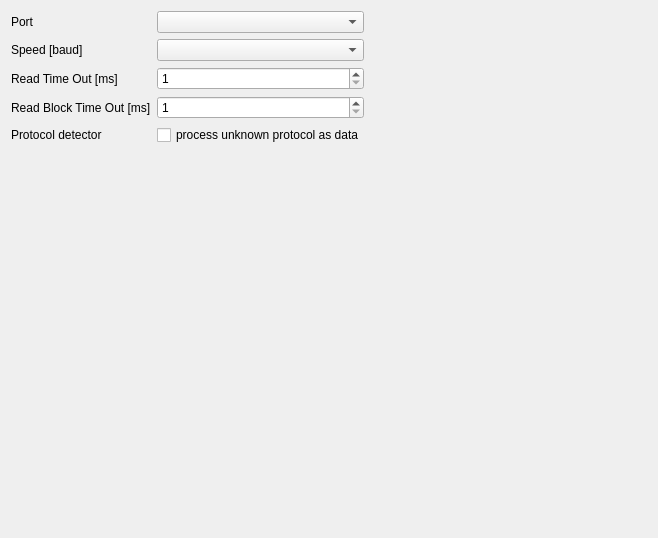
                  <widget class="QWidget" name="page_28">
                   <layout class="QGridLayout" name="gridLayout_22">
                    <item row="0" column="0">
                     <widget class="QLabel" name="label_93">
                      <property name="text">
                       <string>Port</string>
                      </property>
                     </widget>
                    </item>
                    <item row="0" column="1">
                     <widget class="QComboBox" name="cbZigBeePortName">
                      <property name="sizePolicy">
                       <sizepolicy hsizetype="Expanding" vsizetype="Fixed">
                        <horstretch>0</horstretch>
                        <verstretch>0</verstretch>
                       </sizepolicy>
                      </property>
                     </widget>
                    </item>
                    <item row="0" column="2">
                     <spacer name="horizontalSpacer_35">
                      <property name="orientation">
                       <enum>Qt::Horizontal</enum>
                      </property>
                      <property name="sizeHint" stdset="0">
                       <size>
                        <width>283</width>
                        <height>19</height>
                       </size>
                      </property>
                     </spacer>
                    </item>
                    <item row="1" column="0">
                     <widget class="QLabel" name="label_94">
                      <property name="text">
                       <string>Speed [baud]</string>
                      </property>
                     </widget>
                    </item>
                    <item row="1" column="1">
                     <widget class="QComboBox" name="cbZigBeePortSpeed">
                      <property name="sizePolicy">
                       <sizepolicy hsizetype="Expanding" vsizetype="Fixed">
                        <horstretch>0</horstretch>
                        <verstretch>0</verstretch>
                       </sizepolicy>
                      </property>
                     </widget>
                    </item>
                    <item row="2" column="0">
                     <widget class="QLabel" name="label_64">
                      <property name="text">
                       <string>Read Time Out [ms]</string>
                      </property>
                     </widget>
                    </item>
                    <item row="2" column="1">
                     <widget class="QSpinBox" name="sbZigBeeReadTO">
                      <property name="sizePolicy">
                       <sizepolicy hsizetype="Expanding" vsizetype="Fixed">
                        <horstretch>0</horstretch>
                        <verstretch>0</verstretch>
                       </sizepolicy>
                      </property>
                      <property name="minimum">
                       <number>1</number>
                      </property>
                      <property name="maximum">
                       <number>59999</number>
                      </property>
                     </widget>
                    </item>
                    <item row="3" column="0">
                     <widget class="QLabel" name="label_95">
                      <property name="text">
                       <string>Read Block Time Out [ms]</string>
                      </property>
                     </widget>
                    </item>
                    <item row="3" column="1">
                     <widget class="QSpinBox" name="sbZigBeeReadTOblock">
                      <property name="sizePolicy">
                       <sizepolicy hsizetype="Expanding" vsizetype="Fixed">
                        <horstretch>0</horstretch>
                        <verstretch>0</verstretch>
                       </sizepolicy>
                      </property>
                      <property name="minimum">
                       <number>1</number>
                      </property>
                      <property name="maximum">
                       <number>59999</number>
                      </property>
                     </widget>
                    </item>
                    <item row="4" column="0">
                     <widget class="QLabel" name="label_96">
                      <property name="text">
                       <string>Protocol detector</string>
                      </property>
                     </widget>
                    </item>
                    <item row="4" column="1">
                     <widget class="QCheckBox" name="cbUnknownProtocolAsData">
                      <property name="text">
                       <string>process unknown protocol as data</string>
                      </property>
                     </widget>
                    </item>
                    <item row="5" column="0">
                     <spacer name="verticalSpacer_12">
                      <property name="orientation">
                       <enum>Qt::Vertical</enum>
                      </property>
                      <property name="sizeHint" stdset="0">
                       <size>
                        <width>20</width>
                        <height>382</height>
                       </size>
                      </property>
                     </spacer>
                    </item>
                   </layout>
                  </widget>
